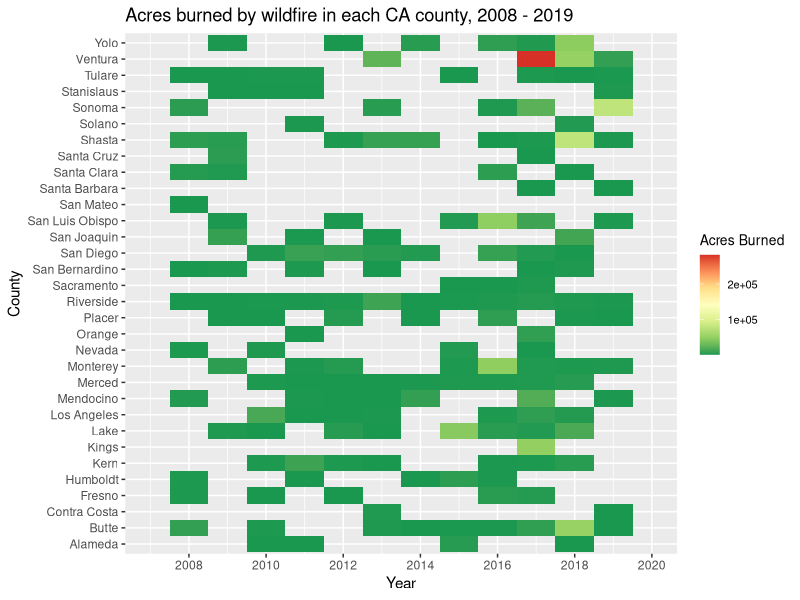

The R source for this figure:
# visualizing wildfire data across California 

# working directory set to be KuhlmannGoodShahidCloer_ENV872_FinalProject  

library(readr)
library(here)
library(dplyr)
library(ggplot2)
library(tidyverse)

wildfire_df <- read.csv(here("Data/Processed/CA_wildfire_processed.csv"))


wildfire_df <- wildfire_df %>%
  rename(County = UNIT,
         Year = YEAR,
         acres_burned = mean)

# ----- wildfire heatmap by county ---------------------------------------------

wildfire_heatmap <- ggplot(wildfire_df, 
                           aes(x = Year, y = County, fill = acres_burned)) +
  geom_tile() +
  scale_fill_distiller(name = "Acres Burned",
                       palette = "RdYlGn",
                       direction = -1) +
  theme(legend.title = element_text(size = 10),
        legend.text = element_text(size = 8),
        legend.key.size = unit(1, "lines")) +
  scale_x_continuous(limits = c(2007, 2020), 
                     breaks = c(2008, 2010, 2012, 2014, 2016, 2018, 2020)) +
  labs(title = "Acres burned by wildfire in each CA county, 2008 - 2019")

print(wildfire_heatmap)
